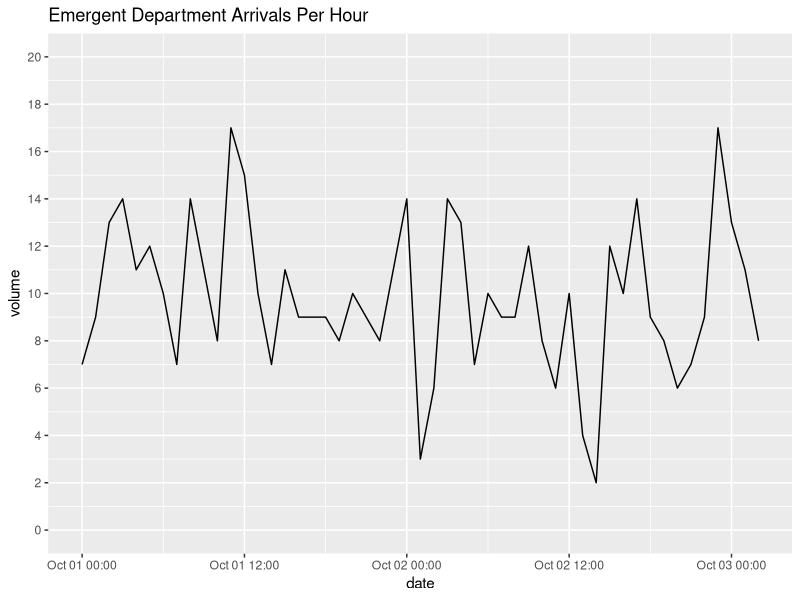
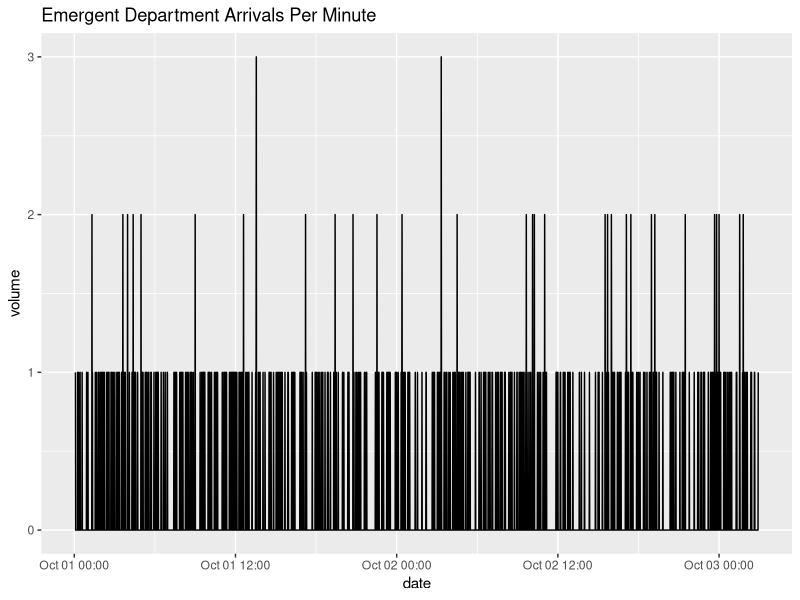
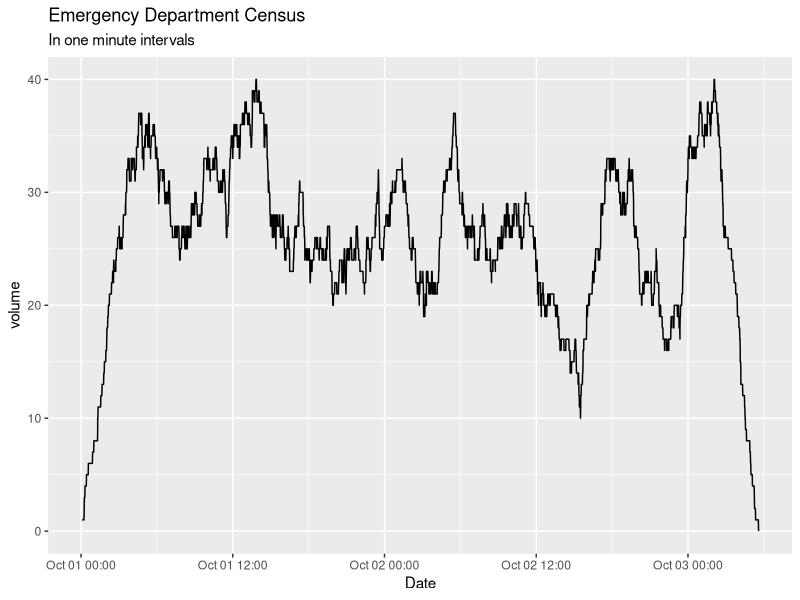
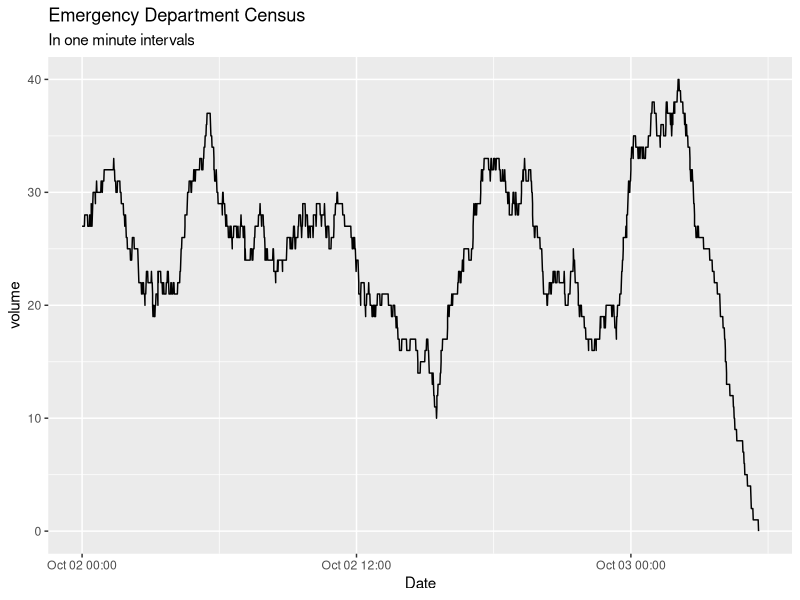

R code for these plots, in order:



# load the required libraries
library(readr)
library(dplyr)
library(ggplot2)
library(lubridate)
library(tidyr)

# import the data
ed_data <- read_csv('simulated_ed_data.csv') %>% 
  print()


# calculate arrival volumes per hour --------------------------------------

volumes_hour <- ed_data %>% 
  group_by(year = year(arrival_times),
           month = month(arrival_times),
           day = day(arrival_times),
           hour = hour(arrival_times)) %>% 
  summarise(volume = n()) %>% 
  mutate(timestamp = ymd_h(paste(year, month, day, hour))) %>% 
  print()

# plot patient arrivals per hour
volumes_hour %>% 
  ggplot(aes(timestamp, volume)) + 
  geom_line() + 
  xlab('date') +
  ggtitle('Emergent Department Arrivals Per Hour') +
  coord_cartesian(ylim = c(0, 20)) +
  scale_y_continuous(breaks = seq(0,20, 2))



# calculate arrival volumes per minute ------------------------------------

volumes_minute <- ed_data %>% 
  group_by(year = year(arrival_times),
           month = month(arrival_times),
           day = day(arrival_times),
           hour = hour(arrival_times),
           minute = minute(arrival_times)) %>% 
  summarise(volume = n()) %>% 
  mutate(timestamp = ymd_hm(paste(year, month, day, hour, minute))) %>% 
  ungroup() %>% 
  select(timestamp, volume) %>% 
  print()


# create a sequence of times from the start to end of your available data
start <- min(volumes_minute$timestamp)
end   <- max(volumes_minute$timestamp)
full_time_window <- tibble(timestamp = seq(start, end,
                                           by = 'mins'))

# do a right join to get all of the timestamps

volumes_minute <- volumes_minute %>% 
  right_join(full_time_window, by = 'timestamp') %>% 
  mutate(volume = ifelse(is.na(volume), 0, volume)) %>%  
  print()

# plot arrival volumes per minute
volumes_minute %>% 
  ggplot(aes(timestamp, volume)) + 
  geom_line() + 
  ggtitle('Emergent Department Arrivals Per Minute') +
  coord_cartesian(ylim = c(0, 3)) +
  xlab('date')



# calculating census volumes ----------------------------------------------

ed_data <- ed_data %>% 
  mutate(arrival_times = floor_date(arrival_times, unit = 'minute'),
         depart_times = floor_date(depart_times, unit = 'minute'))
arrivals <- ed_data %>% 
  select(timestamp = arrival_times) %>% 
  mutate(counter = 1)

departures <- ed_data %>% 
  select(timestamp = depart_times) %>% 
  mutate(counter = -1)


census_volumes <- arrivals %>% 
  bind_rows(departures) %>% 
  arrange(timestamp, counter) %>%  # arrange by time
  mutate(volume = cumsum(counter)) # take cumulative sum of the counter

# create a sequence of times from the start to end of your available data
start <- min(census_volumes$timestamp)
end   <- max(census_volumes$timestamp)
full_time_window <- tibble(timestamp = seq(start, end,
                                           by = 'mins'))
census_volumes <- census_volumes %>% 
  right_join(full_time_window, 
             by = 'timestamp') %>% # bind with the full time window to fill gaps
  arrange(timestamp) %>% 
  fill(volume, .direction = 'down') # take last observation carried forward

# plot census volumes
census_volumes %>% 
  ggplot(aes(timestamp, volume)) + 
  geom_line() + 
  xlab('Date') + 
  ggtitle('Emergency Department Census',
          subtitle = 'In one minute intervals')


# calculating census volumes with a begin timestamp -----------------------

# set a start time
start_time <- ymd_hms('2018-10-02 00:00:00')


# get the base count
# This is the number of people who arrived to the ED before the start time
# but are still in the ED after the start time
pre <- ed_data %>%
  filter(arrival_times < start_time &
           depart_times >= start_time)

# Anyone who leaves the ED after the start_time
post <- ed_data %>%
  filter(depart_times >= start_time)


# The arrivals
arrivals <- post %>% 
  select(timestamp = arrival_times) %>% 
  mutate(counter = 1)%>%
  filter(timestamp >= start_time)

# The departures
departures <- post %>% 
  select(timestamp = depart_times) %>% 
  mutate(counter = -1)


census_volumes <- arrivals %>% 
  bind_rows(departures) %>% 
  arrange(timestamp, counter) 

# Add the starting number of people to the first row of the data
census_volumes$counter[1] <- census_volumes$counter[1] + nrow(pre)

census_volumes <- census_volumes %>%  # arrange by time
  mutate(volume = cumsum(counter)) 

# create a sequence of times from the start to end of your available data
start <- min(census_volumes$timestamp)
end   <- max(census_volumes$timestamp)
full_time_window <- tibble(timestamp = seq(start, end,
                                           by = 'mins'))
census_volumes <- census_volumes %>% 
  right_join(full_time_window, 
             by = 'timestamp') %>% # bind with the full time window to fill gaps
  arrange(timestamp) %>% 
  fill(volume, .direction = 'down') # take last observation carried forward

# plot census volumes
census_volumes %>% 
  ggplot(aes(timestamp, volume)) + 
  geom_line() + 
  xlab('Date') + 
  ggtitle('Emergency Department Census',
          subtitle = 'In one minute intervals')


# create a function -------------------------------------------------------

calc_census_volume <- function(data, start_var, end_var, 
                               begin_time = '2018-10-02 00:00:00') {
  sv <- rlang::enquo(start_var)
  ev <- rlang::enquo(end_var)
  
  if(!inherits(begin_time, 'POSIXct')) {
    begin_time <- lubridate::ymd_hms(begin_time)
  }
  
  
  # keep track of timestamp issues
  incorrect_times <- data %>%
    dplyr::filter(!!ev < !!sv | is.na(!!ev) | is.na(!!sv)) %>%
    dplyr::mutate(type = ifelse( is.na(!!ev) ,
                                 'missing end timestamp',
                                 ifelse(is.na(!!sv), 
                                        'missing start timestamp', 
                                        'end timestamp before start timestamp')))
  # remove timestamp problems
  filtered_data <- data %>%
    dplyr::filter(!!sv <= !!ev) %>%   # no end timestamps after start timestapms
    dplyr::filter(!is.na(!!ev)) %>%  # no missing end times
    dplyr::filter(!is.na(!!sv))  # no missing start times
  
  
  # get the base count
  pre <- filtered_data %>%
    dplyr::filter(!!sv < begin_time &
                    !!ev >= begin_time)
  
  post <- filtered_data %>%
    dplyr::filter(!!ev >= begin_time)
  
  # The arrivals
  arrivals <- post %>% 
    dplyr::select(timestamp = !!sv) %>% 
    dplyr::mutate(counter = 1) %>%
    dplyr::filter(timestamp >= start_time)
  
  # The departures
  departures <- post %>% 
    dplyr::select(timestamp = !!ev) %>% 
    dplyr::mutate(counter = -1)
  
  # bind the arrivals and departures
  census_volumes <- arrivals %>% 
    dplyr::bind_rows(departures) %>% 
    dplyr::arrange(timestamp, counter) 
  
  # Add the starting pre volume to the first row
  census_volumes$counter[1] <- census_volumes$counter[1] + nrow(pre)
  
  census_volumes <- census_volumes %>%  # arrange by time
    dplyr::mutate(volume = cumsum(counter)) 
  
  # create a sequence of times from the start to end of your available data
  start <- min(census_volumes$timestamp)
  end   <- max(census_volumes$timestamp)
  full_time_window <- dplyr::tibble(timestamp = seq(start, end,
                                                    by = 'mins'))
  census_volumes <- census_volumes %>% 
    right_join(full_time_window, 
               by = 'timestamp') %>% # bind with the full time window to fill gaps
    arrange(timestamp) %>% 
    fill(volume, .direction = 'down') # take last observation carried forward
  
  if(nrow(incorrect_times) > 0) {
    incorrect_times_sum <- incorrect_times %>%
      dplyr::count(type)
    
    msg <- paste0(paste(incorrect_times_sum$type,
                        incorrect_times_sum$n, sep = ': n = '),
                  collapse = '\n')
    msg <- paste0('Potential Data Issues:\n',
                  msg, 
                  '\nThese timestamp errors have been removed from the 
                  data prior to volume calculation')
    message(msg)
  }
  
  return(census_volumes)
  
}

# try the function

ed_data %>% 
  calc_census_volume(start_var = arrival_times,
                     end_var = depart_times)





